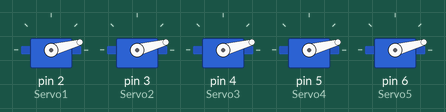
A sketch run on a simulated Arduino Uno, built with avr-gcc and run on an emulated ATmega328P. On the bench: 5 × servo.

Above: at 0.1 s.
Timing chart, 0 to 2.5 s (numbered marks = the images above):
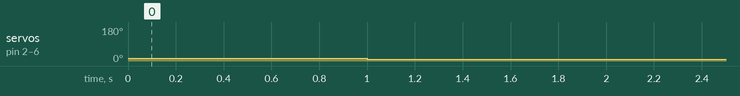

Measured:
- by itself, servo on pin 2 (Servo1), servo on pin 3 (Servo2), servo on pin 4 (Servo3), servo on pin 5 (Servo4), servo on pin 6 (Servo5): 15° → 10° at 1.0 s

The sketch:

finalgo.ino
```cpp
#include <Servo.h>

#define numOfValsRec 5
#define digitsPerValRec 1

int valsRec[numOfValsRec];
int stringLength = numOfValsRec * digitsPerValRec + 1; //$00000
int counter = 0;

bool counterStart = false;
String receivedString;

Servo Servo1;  // create servo object to control a servo
Servo Servo2;  // create servo object to control a servo
Servo Servo3;  // create servo object to control a servo
Servo Servo4;  // create servo object to control a servo
Servo Servo5;

int val1 = 0;
int val2 = 0;
int val3 = 0;
int val4 = 0;
int val5 = 0;


void setup() {
  Serial.begin(9600);

  Servo1.attach(2);  // attaches the servo on pin 9 to the servo object
  Servo2.attach(3);  // attaches the servo on pin 9 to the servo object
  Servo3.attach(4);  // attaches the servo on pin 9 to the servo object
  Servo4.attach(5);  // attaches the servo on pin 9 to the servo object
  Servo5.attach(6);  // attaches the servo on pin 9 to the servo object

  Servo1.write(15);
  Servo2.write(15);
  Servo3.write(15);
  Servo4.write(15);
  Servo5.write(15);
}

void loop() {
  delay(1000); // Attente de 1 seconde
  receiveData(); // Appel de la fonction de réception de données

  // Assignation des valeurs reçues aux variables correspondantes
  val1 = valsRec[1];
  val2 = valsRec[1];
  val3 = valsRec[3];
  val4 = valsRec[3];
  val5 = valsRec[1];

  // Contrôle des servomoteurs en fonction des valeurs reçues
  // Si la valeur est 0, positionner le servo à 10 degrés, sinon à 140 degrés
  Servo1.write(val1 == 0 ? 10 : 140);
  Servo2.write(val2 == 0 ? 10 : 140);
  Servo3.write(val3 == 0 ? 10 : 140);
  Servo4.write(val4 == 0 ? 10 : 140);
  Servo5.write(val5 == 0 ? 10 : 140);

  delay(1000); // Attente de 1 seconde
}

void receiveData() {
  while (Serial.available()) {
    char c = Serial.read();
    //Serial.print(c);

    if (c == '$') {
      counterStart = true;
    }

    if (counterStart) {
      if (counter < stringLength) {
        receivedString += c;
        counter++;
      }

      if (counter >= stringLength) {
        //$00000
        for (int i = 0; i < numOfValsRec; i++) {
          int num = (i * digitsPerValRec) + 1;
          int val = receivedString.substring(num , num + digitsPerValRec).toInt();
          Serial.print(val);
          valsRec[i] = receivedString.substring(num, num + digitsPerValRec).toInt();
        }
        /*
        for (int i = 0; i < numOfValsRec; i++) {
          Serial.print(valsRec[i]);
          if (i < numOfValsRec - 1) {
            Serial.print(" ");
          }
        }
        */
        Serial.println(); // Ajout d'un saut de ligne pour séparer les envois
        receivedString = "";
        counter = 0;
        counterStart = false;
      }
    }
  }
}
```
